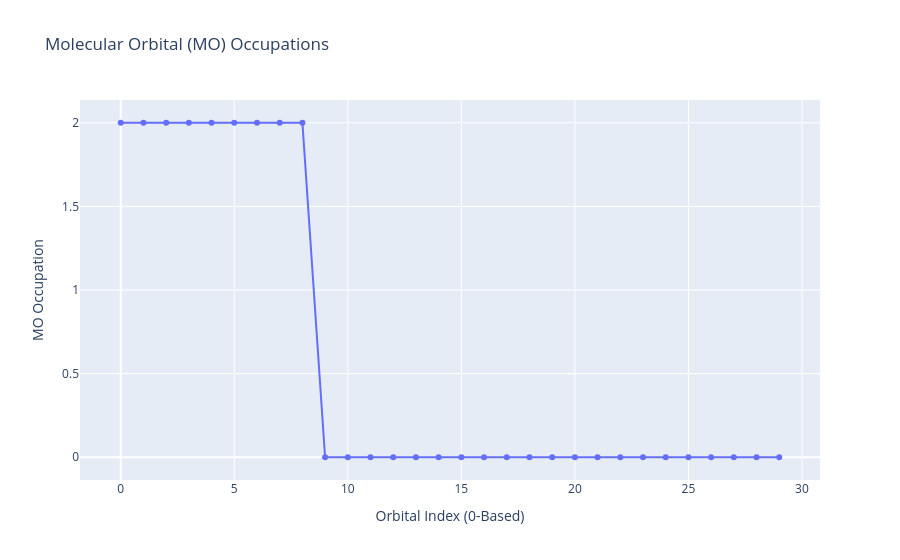

The code cell stored with this chart in its notebook:
### Markdown cell above
The full calculation of BODIPY in the `6-31G` basis would entail 70 electrons in 126 orbitals, with the core electrons frozen. The number of qubits needed to represent this would be 126*2=252 for the Jordan-Wigner mapping. [J. Chem. Theory. Comput. 2015, 11, 6](https://pubs.acs.org/doi/10.1021/ct500775r) showed reasonable results using CASSCF with 12 electrons in 11 orbitals, which would be a 22-qubit problem using the Jordan-Wigner mapping. Another issue is the number of CNOT gates, which would be much larger for the full 22-qubit problem than shown in the table for our use case. 

This system is orders or magnitude harder, and emphasize how it is crucial that we design and choose approaches that require as little quantum computational resources as possible to make such use cases tractable in the future.

There is still much work to be done to efficiently calculate excited states using quantum computers, and allow us to tackle more industrially-relevant use cases.

What will you do with Tangelo?

### Code cell
import plotly.express as px

# Plot the MO Occupations
fig = px.line(y=BODIPY_631g.mo_occ, markers=True, title="Molecular Orbital (MO) Occupations")
fig.update_layout(xaxis_title="Orbital Index (0-Based)", yaxis_title="MO Occupation")
fig.show()

### Figure 1 — Plotly figure (JSON) as saved in the notebook; plotly's stock layout.template omitted (floating-point values rounded to 4 significant figures)
{"data": [{"hovertemplate": "x=%{x}<br>y=%{y}<extra></extra>", "legendgroup": "", "line": {"color": "#636efa", "dash": "solid"}, "marker": {"symbol": "circle"}, "mode": "markers+lines", "name": "", "orientation": "v", "showlegend": false, "type": "scatter", "x": [0, 1, 2, 3, 4, 5, 6, 7, 8, 9, 10, 11, 12, 13, 14, 15, 16, 17, 18, 19, 20, 21, 22, 23, 24, 25, 26, 27, 28, 29], "xaxis": "x", "y": [2, 2, 2, 2, 2, 2, 2, 2, 2, 0, 0, 0, 0, 0, 0, 0, 0, 0, 0, 0, 0, 0, 0, 0, 0, 0, 0, 0, 0, 0], "yaxis": "y"}], "layout": {"legend": {"tracegroupgap": 0}, "title": {"text": "Molecular Orbital (MO) Occupations"}, "xaxis": {"anchor": "y", "domain": [0, 1], "title": {"text": "Orbital Index (0-Based)"}}, "yaxis": {"anchor": "x", "domain": [0, 1], "title": {"text": "MO Occupation"}}}}
